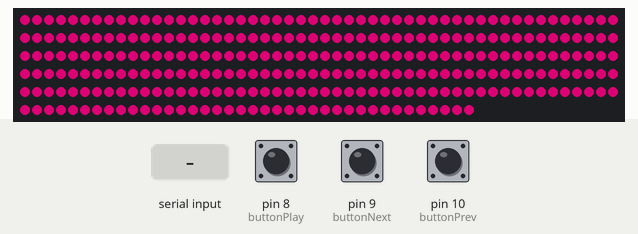
This sketch was run on a simulated Arduino Uno, built with avr-gcc and run on an emulated ATmega328P. On the bench: 288 RGB LEDs in strip order, left to right, continuing on the next row. Inputs (shaded band) come from the test bench; at power-on: pin 8 (buttonPlay) HIGH, pin 9 (buttonNext) HIGH, pin 10 (buttonPrev) HIGH. Dim RGB values are drawn brighter than linear; what the sketch prints to the serial monitor is not drawn.

Above: at 2.8 s.

The sketch:

led_strip.ino
```cpp
#include <FastLED.h>

int r = 152;
int g = 0;
int b = 80;

int bri = 0;

int max = 0;
int min = 1023;

int max2 = 0;
int min2 = 1023;

const int buttonPlay = 8;
const int buttonNext = 9;
const int buttonPrev = 10;

int state = 0;

int buttonState = 0;

String sv;

#define LED_PIN 7
#define NUM_LEDS 288

CRGB leds[NUM_LEDS];
CRGB led[NUM_LEDS];
int s = 0;

void setup() {

  FastLED.addLeds<WS2812, LED_PIN, GRB>(leds, NUM_LEDS);
  for (int i = NUM_LEDS / 2; i >= 0; i--) {
    leds[i] = CRGB(r, g, b);
    leds[NUM_LEDS - i] = CRGB(r, g, b);
    FastLED.show();
  }
  Serial.begin(9600);

  pinMode(buttonPlay, INPUT_PULLUP);
  pinMode(buttonNext, INPUT_PULLUP);
  pinMode(buttonPrev, INPUT_PULLUP);
}
void loop() {
  while (Serial.available() > 0) {

    if (digitalRead(buttonPlay) == LOW) {
      if (buttonState == 1) {
        buttonState = 2;
      } else {
        buttonState = 1;
      }
    }

    if (buttonState == 1) {
      sv = "Play";
    } else if (buttonState == 2) {
      sv = "Pause";
    }


    if (digitalRead(buttonNext) == LOW) {
      state = 2;
    } else {
      state = 0;
    }

    if (digitalRead(buttonPrev) == LOW) {
      state = 3;
    }

    Serial.print(sv);
    Serial.print(",");
    Serial.println(state);


    int sensor = analogRead(A0);

    if (sensor > max2) {
      max2 = sensor;
    }

    if (sensor < min2) {
      min2 = sensor;
    }

    bri = map(sensor, min2, max2, 0, 180);

    String str = Serial.readStringUntil('\n');
    str.trim();

    int ss = str.toInt();
    if (ss > max) {
      max = ss;
    }

    if (ss < min) {
      min = ss;
    }

    s = ss;

    if ((s >= 450) && (s <= 550)) {
      leds[(NUM_LEDS / 2) - 1] = CRGB(0, 0, 255);
      leds[NUM_LEDS / 2] = CRGB(0, 0, 255);
    } else if ((s >= 400) && (s <= 450)) {
      leds[(NUM_LEDS / 2) - 1] = CRGB(153, 153, 0);
      leds[NUM_LEDS / 2] = CRGB(153, 153, 0);
    } else if ((s >= 350) && (s <= 400)) {
      leds[(NUM_LEDS / 2) - 1] = CRGB(255, 50, 255);
      leds[NUM_LEDS / 2] = CRGB(255, 50, 255);
    } else if ((s >= 300) && (s <= 350)) {
      leds[(NUM_LEDS / 2) - 1] = CRGB(10, 25, 217);
      leds[NUM_LEDS / 2] = CRGB(10, 25, 217);
    }

    else if ((s >= 276) && (s <= 300)) {
      leds[(NUM_LEDS / 2) - 1] = CRGB(50, 50, 150);
      leds[NUM_LEDS / 2] = CRGB(50, 50, 150);
    } else if ((s >= 250) && (s <= 275)) {
      leds[(NUM_LEDS / 2) - 1] = CRGB(230, 0, 10);
      leds[NUM_LEDS / 2] = CRGB(230, 0, 10);
    } else if ((s >= 235) && (s <= 250)) {
      leds[(NUM_LEDS / 2) - 1] = CRGB(0, 160, 0);
      leds[NUM_LEDS / 2] = CRGB(0, 160, 0);
    }
    for (int i = 0; i <= ((NUM_LEDS / 2) - 2); i++) {
      leds[i] = leds[i + 1];
      leds[NUM_LEDS - 1 - i] = leds[(NUM_LEDS)-i - 2];
    }
    FastLED.setBrightness(bri);
    FastLED.show();
  }
}
```
